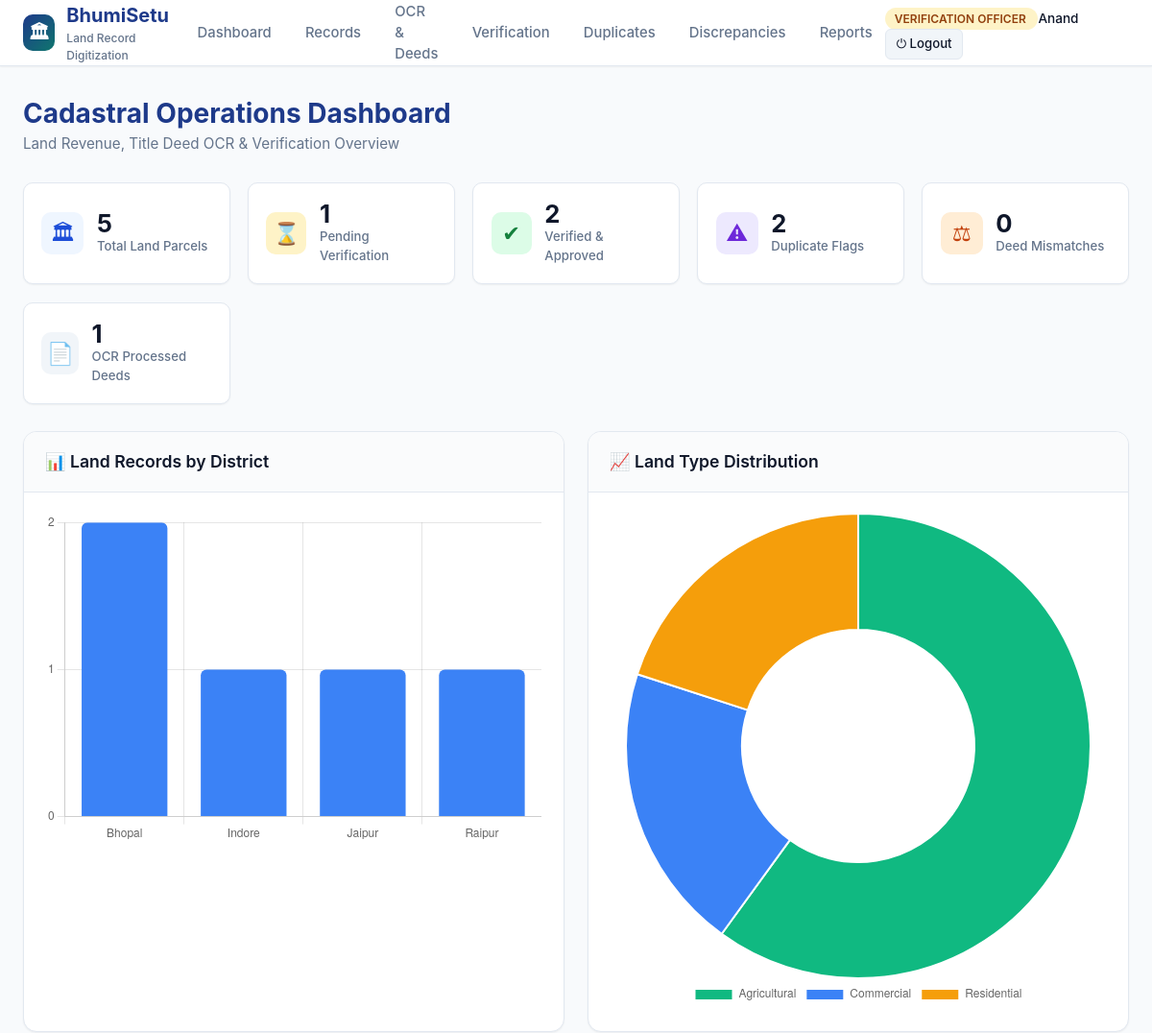
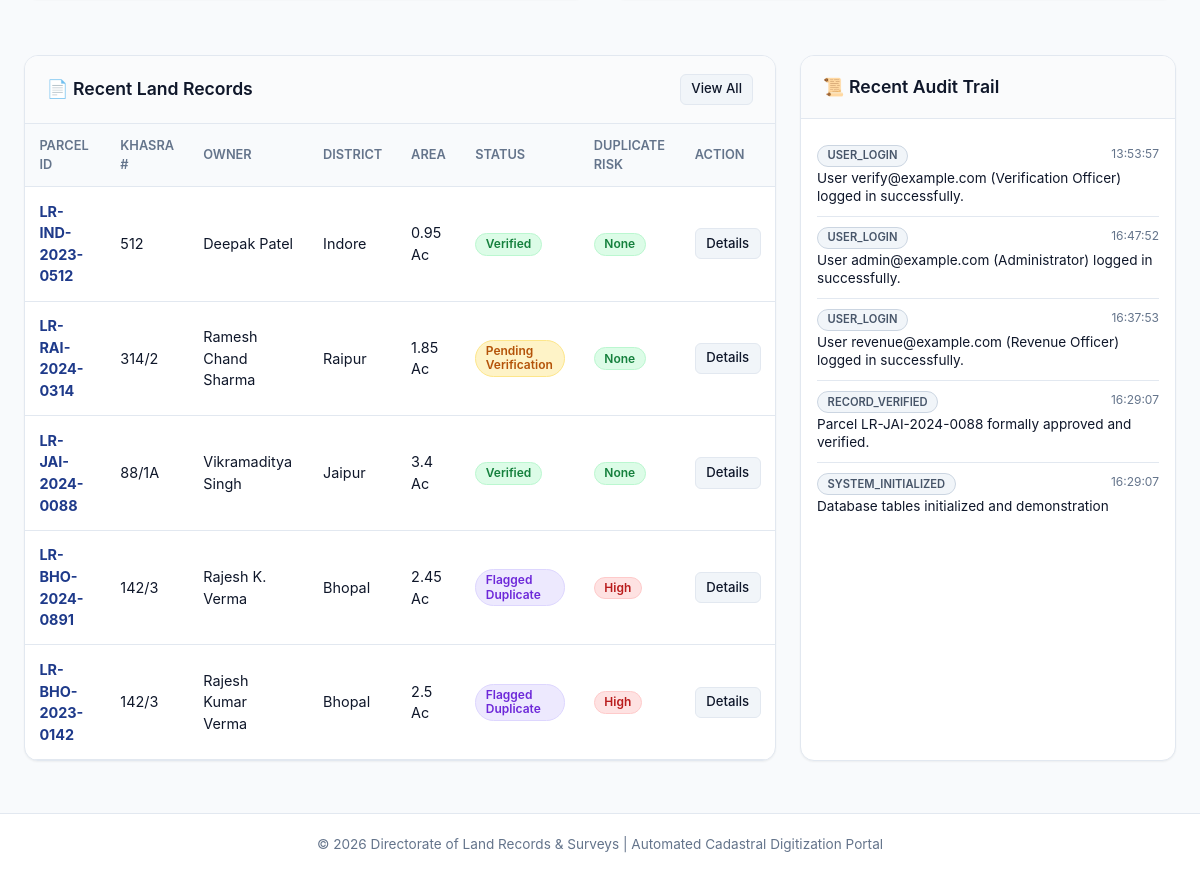
/dashboard (signed in), run on the app's committed database (2 pictures, top to bottom).
### models/user.py (models this page shows, shortened)
class User(UserMixin, db.Model):
    __tablename__ = 'users'
    id = db.Column(db.Integer, primary_key=True)
    email = db.Column(db.String(120), unique=True, nullable=False, index=True)
    name = db.Column(db.String(120), nullable=False)
    password_hash = db.Column(db.String(256), nullable=False)
    role = db.Column(db.String(50), nullable=False, default='Revenue Officer')
    department = db.Column(db.String(100), default='Revenue & Land Records Dept')
    is_active = db.Column(db.Boolean, default=True)
    created_at = db.Column(db.DateTime, default=datetime.utcnow)
    created_records = db.relationship('LandRecord', backref='creator', lazy=True, foreign_keys='LandRecord.created_by_id')
    uploaded_docs = db.relationship('Document', backref='uploader', lazy=True, foreign_keys='Document.uploaded_by_id')
    verifications = db.relationship('Verification', backref='verifier', lazy=True, foreign_keys='Verification.verified_by_id')
    audit_logs = db.relationship('AuditLog', backref='user', lazy=True, foreign_keys='AuditLog.user_id')
    @property
    def is_admin(self):
        return self.role == 'Administrator'
    @property
    def is_revenue_officer(self):
        return self.role in ['Revenue Officer', 'Administrator']
    @property
    def is_verification_officer(self):
        return self.role in ['Verification Officer', 'Administrator']

### models/land_record.py (models this page shows, shortened)
class LandRecord(db.Model):
    __tablename__ = 'land_records'
    id = db.Column(db.Integer, primary_key=True)
    khasra_number = db.Column(db.String(64), nullable=False, index=True)
    survey_number = db.Column(db.String(64), nullable=False, index=True)
    parcel_id = db.Column(db.String(64), unique=True, nullable=False, index=True)
    owner_name = db.Column(db.String(150), nullable=False, index=True)
    co_owners = db.Column(db.String(300), nullable=True)
    father_or_husband_name = db.Column(db.String(150), nullable=True)
    aadhaar_masked = db.Column(db.String(20), nullable=True)
    district = db.Column(db.String(100), nullable=False, index=True)
    tehsil = db.Column(db.String(100), nullable=False)
    village = db.Column(db.String(100), nullable=False, index=True)
    pincode = db.Column(db.String(10), nullable=True)
    land_type = db.Column(db.String(50), nullable=False, default='Agricultural')
    area_acres = db.Column(db.Float, nullable=False, default=0.0)
    area_sqft = db.Column(db.Float, nullable=True, default=0.0)
    market_value = db.Column(db.Float, nullable=False, default=0.0)
    mutation_number = db.Column(db.String(64), nullable=True)
    registration_date = db.Column(db.Date, nullable=True)
    north_boundary = db.Column(db.String(200), nullable=True)
    south_boundary = db.Column(db.String(200), nullable=True)
    east_boundary = db.Column(db.String(200), nullable=True)
    west_boundary = db.Column(db.String(200), nullable=True)
    status = db.Column(db.String(50), default='Pending Verification', index=True)
    duplicate_risk = db.Column(db.String(20), default='None')
    duplicate_matched_id = db.Column(db.Integer, nullable=True)
    duplicate_notes = db.Column(db.Text, nullable=True)
    mismatch_detected = db.Column(db.Boolean, default=False)
    mismatch_notes = db.Column(db.Text, nullable=True)
    created_by_id = db.Column(db.Integer, db.ForeignKey('users.id'), nullable=False)
    created_at = db.Column(db.DateTime, default=datetime.utcnow)
    updated_at = db.Column(db.DateTime, default=datetime.utcnow, onupdate=datetime.utcnow)
    documents = db.relationship('Document', backref='record', lazy=True, cascade='all, delete-orphan')
    verifications = db.relationship('Verification', backref='record', lazy=True, cascade='all, delete-orphan', order_by='desc(Verification.verification_date)')

### models/audit_log.py (models this page shows, shortened)
class AuditLog(db.Model):
    __tablename__ = 'audit_logs'
    id = db.Column(db.Integer, primary_key=True)
    user_id = db.Column(db.Integer, db.ForeignKey('users.id'), nullable=True)
    action = db.Column(db.String(100), nullable=False, index=True)
    entity_type = db.Column(db.String(50), nullable=True)
    entity_id = db.Column(db.Integer, nullable=True)
    details = db.Column(db.Text, nullable=True)
    ip_address = db.Column(db.String(50), default='127.0.0.1')
    timestamp = db.Column(db.DateTime, default=datetime.utcnow, index=True)

### routes/dashboard.py (the view)
@dashboard_bp.route('/dashboard')
@login_required
def index():
    total_records = LandRecord.query.count()
    pending_count = LandRecord.query.filter_by(status='Pending Verification').count()
    verified_count = LandRecord.query.filter_by(status='Verified').count()
    rejected_count = LandRecord.query.filter_by(status='Rejected').count()
    duplicate_count = LandRecord.query.filter(LandRecord.duplicate_risk.in_(['High', 'Medium'])).count()
    mismatch_count = LandRecord.query.filter_by(mismatch_detected=True).count()
    total_docs = Document.query.count()
    completed_ocr_docs = Document.query.filter_by(ocr_status='Completed').count()
    district_data = db.session.query(
        LandRecord.district, func.count(LandRecord.id)
    ).group_by(LandRecord.district).all()
    type_data = db.session.query(
        LandRecord.land_type, func.count(LandRecord.id)
    ).group_by(LandRecord.land_type).all()
    recent_records = LandRecord.query.order_by(LandRecord.created_at.desc()).limit(8).all()
    recent_verifications = Verification.query.order_by(Verification.verification_date.desc()).limit(6).all()
    recent_logs = AuditLog.query.order_by(AuditLog.timestamp.desc()).limit(10).all()
    return render_template(
        'dashboard.html',
        total_records=total_records,
        pending_count=pending_count,
        verified_count=verified_count,
        rejected_count=rejected_count,
        duplicate_count=duplicate_count,
        mismatch_count=mismatch_count,
        total_docs=total_docs,
        completed_ocr_docs=completed_ocr_docs,
        district_data=district_data,
        type_data=type_data,
        recent_records=recent_records,
        recent_verifications=recent_verifications,
        recent_logs=recent_logs
    )

### templates/dashboard.html (shortened to what this page needs)
{% extends "base.html" %}
{% block content %}
<div style="display: flex; justify-content: space-between; align-items: center; margin-bottom: 1.75rem; flex-wrap: wrap; gap: 1rem;">
  <div>
    <h1 style="font-size: 1.75rem; font-weight: 700; color: var(--primary);">Cadastral Operations Dashboard</h1>
    <p style="color: var(--text-muted); font-size: 0.95rem;">Land Revenue, Title Deed OCR & Verification Overview</p>
  </div>
</div>
<div class="stat-grid">
  <div class="stat-card">
    <div class="stat-icon" style="background: #eff6ff; color: #1d4ed8;">&#127963;</div>
    <div class="stat-info">
      <div class="stat-value">{{ total_records }}</div>
      <div class="stat-label">Total Land Parcels</div>
    </div>
  </div>
  <div class="stat-card">
    <div class="stat-icon" style="background: #fef3c7; color: #b45309;">&#8987;</div>
    <div class="stat-info">
      <div class="stat-value">{{ pending_count }}</div>
      <div class="stat-label">Pending Verification</div>
    </div>
  </div>
  <div class="stat-card">
    <div class="stat-icon" style="background: #dcfce7; color: #15803d;">&#10004;</div>
    <div class="stat-info">
      <div class="stat-value">{{ verified_count }}</div>
      <div class="stat-label">Verified & Approved</div>
    </div>
  </div>
  <div class="stat-card">
    <div class="stat-icon" style="background: #ede9fe; color: #6d28d9;">&#9888;</div>
    <div class="stat-info">
      <div class="stat-value">{{ duplicate_count }}</div>
      <div class="stat-label">Duplicate Flags</div>
    </div>
  </div>
  <div class="stat-card">
    <div class="stat-icon" style="background: #ffedd5; color: #c2410c;">&#9878;</div>
    <div class="stat-info">
      <div class="stat-value">{{ mismatch_count }}</div>
      <div class="stat-label">Deed Mismatches</div>
    </div>
  </div>
  <div class="stat-card">
    <div class="stat-icon" style="background: #f1f5f9; color: #334155;">&#128196;</div>
    <div class="stat-info">
      <div class="stat-value">{{ completed_ocr_docs }}</div>
      <div class="stat-label">OCR Processed Deeds</div>
    </div>
  </div>
</div>
<div style="display: grid; grid-template-columns: 1fr 1fr; gap: 1.5rem; margin-bottom: 2rem;">
  <div class="card">
    <div class="card-header">
      <h3 class="card-title">&#128202; Land Records by District</h3>
    </div>
    <div class="card-body">
      <canvas id="districtChart" height="200"></canvas>
    </div>
  </div>
  <div class="card">
    <div class="card-header">
      <h3 class="card-title">&#128200; Land Type Distribution</h3>
    </div>
    <div class="card-body">
      <canvas id="typeChart" height="200"></canvas>
    </div>
  </div>
</div>
<div style="display: grid; grid-template-columns: 2fr 1fr; gap: 1.5rem;">
  <div class="card">
    <div class="card-header">
      <h3 class="card-title">&#128196; Recent Land Records</h3>
      <a href="{{ url_for('records.list_records') }}" class="btn btn-sm btn-secondary">View All</a>
    </div>
    <div class="table-responsive">
      <table class="table">
        <thead>
          <tr>
            <th>Parcel ID</th>
            <th>Khasra #</th>
            <th>Owner</th>
            <th>District</th>
            <th>Area</th>
            <th>Status</th>
            <th>Duplicate Risk</th>
            <th>Action</th>
          </tr>
        </thead>
        <tbody>
          {% for rec in recent_records %}
          <tr>
            <td><a href="{{ url_for('records.view_record', record_id=rec.id) }}"><b>{{ rec.parcel_id }}</b></a></td>
            <td>{{ rec.khasra_number }}</td>
            <td>{{ rec.owner_name }}</td>
            <td>{{ rec.district }}</td>
            <td>{{ rec.area_acres }} Ac</td>
            <td><span class="badge {{ rec.status|status_badge }}">{{ rec.status }}</span></td>
            <td><span class="badge {{ rec.duplicate_risk|risk_badge }}">{{ rec.duplicate_risk }}</span></td>
            <td><a href="{{ url_for('records.view_record', record_id=rec.id) }}" class="btn btn-sm btn-secondary">Details</a></td>
          </tr>
          {% else %}
          <tr><td colspan="8" style="text-align: center; color: var(--text-muted);">No records found.</td></tr>
          {% endfor %}
        </tbody>
      </table>
    </div>
  </div>
  <div class="card">
    <div class="card-header">
      <h3 class="card-title">&#128220; Recent Audit Trail</h3>
    </div>
    <div style="padding: 1rem; max-height: 400px; overflow-y: auto;">
      {% for log in recent_logs %}
      <div style="padding: 0.65rem 0; border-bottom: 1px solid var(--border-color); font-size: 0.85rem;">
        <div style="display: flex; justify-content: space-between; margin-bottom: 0.2rem;">
          <span class="badge badge-secondary" style="font-size: 0.7rem;">{{ log.action }}</span>
          <span style="color: var(--text-muted); font-size: 0.75rem;">{{ log.timestamp|format_date('%H:%M:%S') }}</span>
        </div>
        <div style="color: var(--text-main); line-height: 1.3;">{{ log.details }}</div>
      </div>
      {% else %}
      <div style="text-align: center; color: var(--text-muted); padding: 1.5rem;">No recent logs.</div>
      {% endfor %}
    </div>
  </div>
</div>
{% endblock %}
{% block scripts %}
<script>
document.addEventListener('DOMContentLoaded', () => {
  // District Chart
  const distCtx = document.getElementById('districtChart');
  if (distCtx) {
    new Chart(distCtx, {
      type: 'bar',
      data: {
        labels: [{% for d in district_data %}'{{ d[0] }}'{% if not loop.last %},{% endif %}{% endfor %}],
        datasets: [{
          label: 'Parcels Registered',
          data: [{% for d in district_data %}{{ d[1] }}{% if not loop.last %},{% endif %}{% endfor %}],
          backgroundColor: '#3b82f6',
          borderRadius: 6
        }]
      },
      options: {
        responsive: true,
        plugins: { legend: { display: false } },
        scales: { y: { beginAtZero: true, ticks: { precision: 0 } } }
      }
    });
  }
  // Type Chart
  const typeCtx = document.getElementById('typeChart');
  if (typeCtx) {
    new Chart(typeCtx, {
      type: 'doughnut',
      data: {
        labels: [{% for t in type_data %}'{{ t[0] }}'{% if not loop.last %},{% endif %}{% endfor %}],
        datasets: [{
          data: [{% for t in type_data %}{{ t[1] }}{% if not loop.last %},{% endif %}{% endfor %}],
          backgroundColor: ['#10b981', '#3b82f6', '#f59e0b', '#8b5cf6', '#ef4444']
        }]
      },
      options: {
        responsive: true,
        plugins: { legend: { position: 'bottom' } }
      }
    });
  }
});
</script>
{% endblock %}

### templates/base.html (shortened to what this page needs)
<!DOCTYPE html>
<html lang="en">
<head>
  <link rel="stylesheet" href="{{ url_for('static', filename='css/style.css') }}">
</head>
<body>
  <header class="navbar">
    <div class="nav-container">
      <a href="{{ url_for('dashboard.root') }}" class="brand-logo">
        <div class="brand-icon">&#127963;</div>
        <div>
          <span>BhumiSetu</span>
          <span style="font-size: 0.75rem; display: block; color: var(--text-muted); font-weight: 500;">Land Record Digitization</span>
        </div>
      </a>
      {% if current_user.is_authenticated %}
      <nav>
        <ul class="nav-links">
          <li class="nav-item"><a href="{{ url_for('dashboard.index') }}">Dashboard</a></li>
          <li class="nav-item"><a href="{{ url_for('records.list_records') }}">Records</a></li>
          <li class="nav-item"><a href="{{ url_for('documents.list_documents') }}">OCR & Deeds</a></li>
          {% if current_user.is_verification_officer or current_user.is_admin %}
          <li class="nav-item"><a href="{{ url_for('verification.queue') }}">Verification</a></li>
          {% endif %}
          <li class="nav-item"><a href="{{ url_for('records.view_duplicates') }}">Duplicates</a></li>
          <li class="nav-item"><a href="{{ url_for('records.view_mismatches') }}">Discrepancies</a></li>
          <li class="nav-item"><a href="{{ url_for('reports.report_center') }}">Reports</a></li>
        </ul>
      </nav>
      <div class="user-badge-wrap">
        <span class="role-pill {% if current_user.is_admin %}role-admin{% elif current_user.role == 'Verification Officer' %}role-verify{% else %}role-revenue{% endif %}">
          {{ current_user.role }}
        </span>
        <span style="font-size: 0.85rem; font-weight: 500;">{{ current_user.name.split(' ')[0] }}</span>
        <a href="{{ url_for('auth.logout') }}" class="btn btn-sm btn-secondary" title="Logout">&#9211; Logout</a>
      </div>
      {% else %}
      <div>
        <a href="{{ url_for('auth.login') }}" class="btn btn-primary">Sign In</a>
      </div>
      {% endif %}
    </div>
  </header>
  <main class="main-wrapper">
    {% block content %}{% endblock %}
  </main>
  <footer>
    <div style="max-width: 1350px; margin: 0 auto; padding: 0 1.5rem;">
      <p>&copy; 2026 Directorate of Land Records & Surveys | Automated Cadastral Digitization Portal</p>
    </div>
  </footer>
  {% block scripts %}{% endblock %}
</body>
</html>

### data on the page
User: role "VERIFICATION OFFICER", name "Anand"
LandRecord: parcel_id "LR-IND-2023-0512", khasra_number "512", owner_name "Deepak Patel", district "Indore", area_acres "0.95", status "Verified", duplicate_risk "None"
LandRecord: parcel_id "LR-RAI-2024-0314", khasra_number "314/2", owner_name "Ramesh Chand Sharma", district "Raipur", area_acres "1.85", status "Pending Verification", duplicate_risk "None"
LandRecord: parcel_id "LR-JAI-2024-0088", khasra_number "88/1A", owner_name "Vikramaditya Singh", district "Jaipur", area_acres "3.4", status "Verified", duplicate_risk "None"
LandRecord: parcel_id "LR-BHO-2024-0891", khasra_number "142/3", owner_name "Rajesh K. Verma", district "Bhopal", area_acres "2.45", status "Flagged Duplicate", duplicate_risk "High"
LandRecord: parcel_id "LR-BHO-2023-0142", khasra_number "142/3", owner_name "Rajesh Kumar Verma", district "Bhopal", area_acres "2.5", status "Flagged Duplicate", duplicate_risk "High"
AuditLog: action "USER_LOGIN", timestamp "13:53:57", details "User verify@example.com (Verification Officer) logged in successfully."
AuditLog: action "USER_LOGIN", timestamp "16:47:52", details "User admin@example.com (Administrator) logged in successfully."
AuditLog: action "USER_LOGIN", timestamp "16:37:53", details "User revenue@example.com (Revenue Officer) logged in successfully."
AuditLog: action "RECORD_VERIFIED", timestamp "16:29:07", details "Parcel LR-JAI-2024-0088 formally approved and verified."
AuditLog: action "SYSTEM_INITIALIZED", timestamp "16:29:07", details "Database tables initialized and demonstration…"

### other printed values
{{ total_records }} "5"
{{ pending_count }} "1"
{{ verified_count }} "2"
{{ duplicate_count }} "2"
{{ mismatch_count }} "0"
{{ completed_ocr_docs }} "1"
chart data {{ d[0] }} Bhopal, Indore, Jaipur, Raipur
chart data {{ d[1] }} 2, 1, 1, 1
chart data {{ t[0] }} Agricultural, Commercial, Residential
chart data {{ t[1] }} 3, 1, 1
